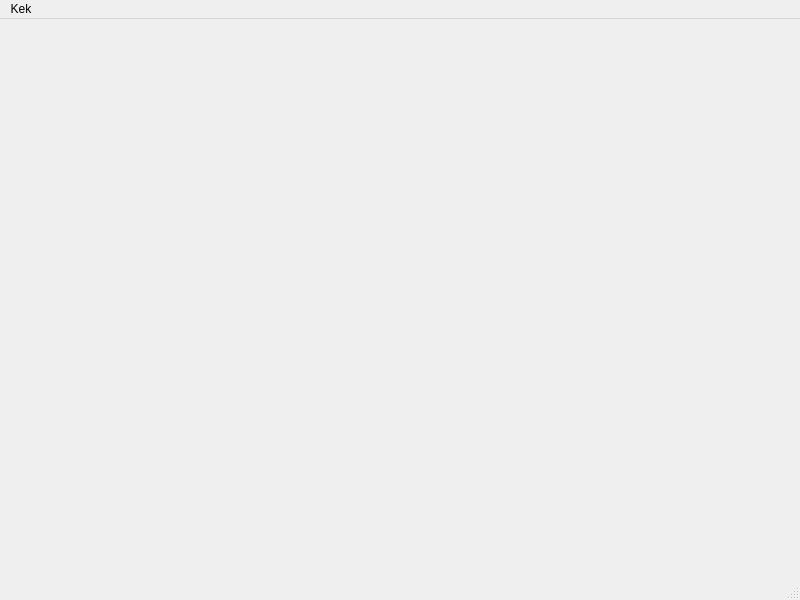
<?xml version="1.0" encoding="UTF-8"?>
<ui version="4.0">
 <class>MainWindow</class>
 <widget class="QMainWindow" name="MainWindow">
  <property name="geometry">
   <rect>
    <x>0</x>
    <y>0</y>
    <width>800</width>
    <height>600</height>
   </rect>
  </property>
  <property name="windowTitle">
   <string>MainWindow</string>
  </property>
  <widget class="QWidget" name="centralwidget">
   <layout class="QHBoxLayout" name="horizontalLayout">
    <item>
     <layout class="QHBoxLayout" name="lay"/>
    </item>
   </layout>
  </widget>
  <widget class="QMenuBar" name="menubar">
   <property name="geometry">
    <rect>
     <x>0</x>
     <y>0</y>
     <width>800</width>
     <height>19</height>
    </rect>
   </property>
   <widget class="QMenu" name="menuSfsf">
    <property name="title">
     <string>Kek</string>
    </property>
    <addaction name="separator"/>
    <addaction name="actionClear_2"/>
    <addaction name="separator"/>
    <addaction name="actionQuit"/>
   </widget>
   <addaction name="menuSfsf"/>
  </widget>
  <widget class="QStatusBar" name="statusbar"/>
  <action name="actionClear_2">
   <property name="text">
    <string>Clear</string>
   </property>
   <property name="shortcut">
    <string>C</string>
   </property>
  </action>
  <action name="actionQuit">
   <property name="text">
    <string>Quit</string>
   </property>
   <property name="shortcut">
    <string>Q</string>
   </property>
  </action>
 </widget>
 <resources/>
 <connections/>
</ui>
